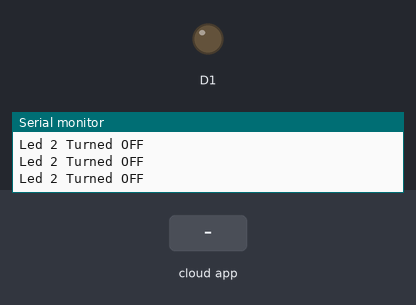
This sketch was run on a simulated ESP8266 (NodeMCU). On the bench: output pins drawn as LEDs (lit = HIGH), the last lines printed to the serial monitor. Inputs (shaded band) come from the test bench. WiFi joins after 1.5 s; servers stay silent unless stated; the Firebase database answers and starts empty.

Above: at 2.7 s.
2.8 s: the phone or cloud app sets LED_STATUS2 to 1
At 3.5 s:
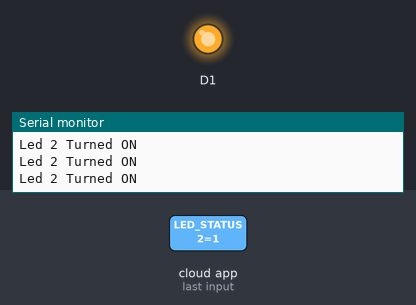
4.3 s: the phone or cloud app sets LED_STATUS2 to 0
At 4.8 s:
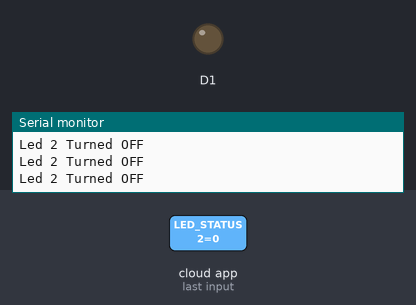
Timing chart, 0 to 7.3 s (numbered marks = the images above; inputs shaded):
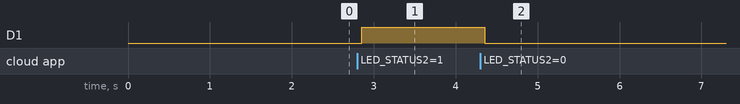

Measured:
- after the input at 2.8 s, D1: LOW → HIGH after 0.05 s
- after the input at 4.3 s, D1: HIGH → LOW after 0.06 s

The sketch:

firebase_nmcu2.ino
```cpp
#include <ESP8266WiFi.h>
#include <FirebaseArduino.h>

#define FIREBASE_HOST "arduino-led-blink-default-rtdb.asia-southeast1.firebasedatabase.app" // Firebase host
#define FIREBASE_AUTH "YXKhQUW7ccdgIDzlehafnUBxLQz1kIlEt70hFKMc" //Firebase Auth code
#define WIFI_SSID "MohamedZumry" //Enter your wifi Name
#define WIFI_PASSWORD "dlcd8553" // Enter your password
// int fireLEDStatus = 0;
int fireLEDStatus2 = 0;

void setup() {
  Serial.begin(9600);
  pinMode(D1, OUTPUT);

  WiFi.begin(WIFI_SSID, WIFI_PASSWORD);
  Serial.print("Connecting");
  while (WiFi.status() != WL_CONNECTED) {
    Serial.print(".");
    delay(500);
  }
  Serial.println();
  Serial.println("Connected.");
  Serial.println(WiFi.localIP());
  Firebase.begin(FIREBASE_HOST, FIREBASE_AUTH);
 // Firebase.set("LED_STATUS", 0);
}

void loop() {

  fireLEDStatus2 = Firebase.getInt("LED_STATUS2");
  if (fireLEDStatus2 == 1) {
    Serial.println("Led 2 Turned ON");
    digitalWrite(D1, HIGH);
  }
  else if (fireLEDStatus2 == 0) {
    Serial.println("Led 2 Turned OFF");
    digitalWrite(D1, LOW);
  }
  else {
    Serial.println("Command Error! Please send 0/1");
  }
}
```
